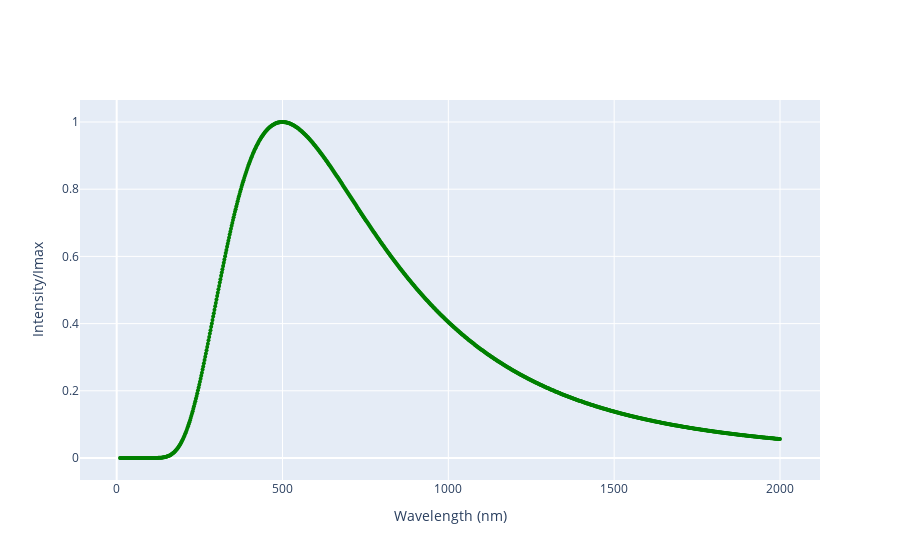

Source (notebook cell):
### Markdown cell above
# Distribución de Plank para el cuerpo negro

### Intensity vs Wavelength (Energy in Joules emitted per second per unit wavelength per steradian from one square meter of a blackbody at temperature T)

### Code cell
import math
import scipy

lambdas = np.linspace(10, 2000, 1000).tolist()
Temp = 5800

h = scipy.constants.h
c = scipy.constants.c
k = scipy.constants.k
lamdda_peak = (2.897771955/10**3)/Temp*10**9
I_peak =(2*h*c**2/(lamdda_peak/10**9)**5) / (math.exp(h*c/(lamdda_peak/10**9)/k/Temp)-1)
I = []
scala = 1
for long_onda in lambdas:
    try:
        s =(2*h*c**2/(long_onda/10**9)**5) / (math.exp(h*c/(long_onda/10**9)/k/Temp)-1)/I_peak
        I.append(s)
    except OverflowError:
        I.append(0)
fig = go.Figure(data=go.Scatter(x=lambdas, y=I, mode='lines+markers',marker=dict(color='green',symbol='circle', size=4,)))
fig.update_layout(xaxis_title="Wavelength (nm)",yaxis_title="Intensity/Imax")
fig.show()
print("I max = ",I_peak)

### Figure 1 — Plotly figure (JSON) as saved in the notebook; plotly's stock layout.template omitted (floating-point values rounded to 4 significant figures; data arrays with more than 128 entries replaced by an {"elided": "..."} marker saying what was removed)
{"data": [{"marker": {"color": "green", "size": 4, "symbol": "circle"}, "mode": "lines+markers", "type": "scatter", "x": {"elided": "1000 float values"}, "y": {"elided": "1000 float values"}}], "layout": {"autosize": true, "xaxis": {"autorange": true, "range": [-108.5, 2118.0], "title": {"text": "Wavelength (nm)"}, "type": "linear"}, "yaxis": {"autorange": true, "range": [-0.07692, 1.077], "title": {"text": "Intensity/Imax"}, "type": "linear"}}}
